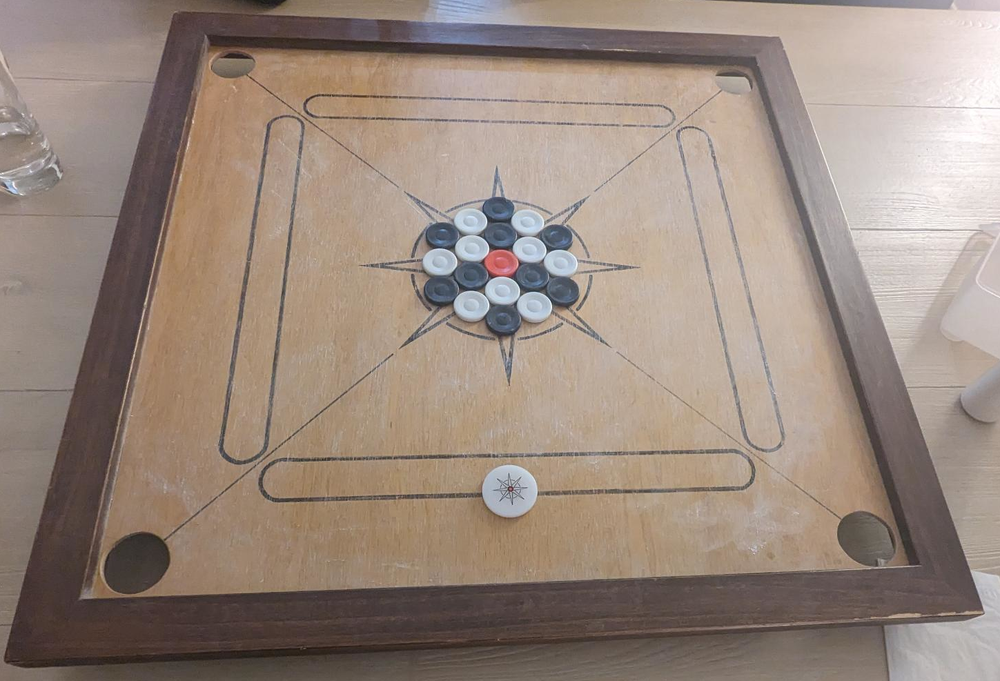
#> input picture images/board.png, 1000 x 681 px, shrunk from 1449 x 987 before the run
$ python find_canny_threshold.py
#> lines starting #> are read from the running program, lines starting #| are printed output that depends on the picture
import cv2

img = cv2.imread("images/board.png")
#> img is the input picture: shape (681, 1000, 3); mean B, G, R 125.8, 136.8, 153.1
gray = cv2.cvtColor(img, cv2.COLOR_BGR2GRAY)
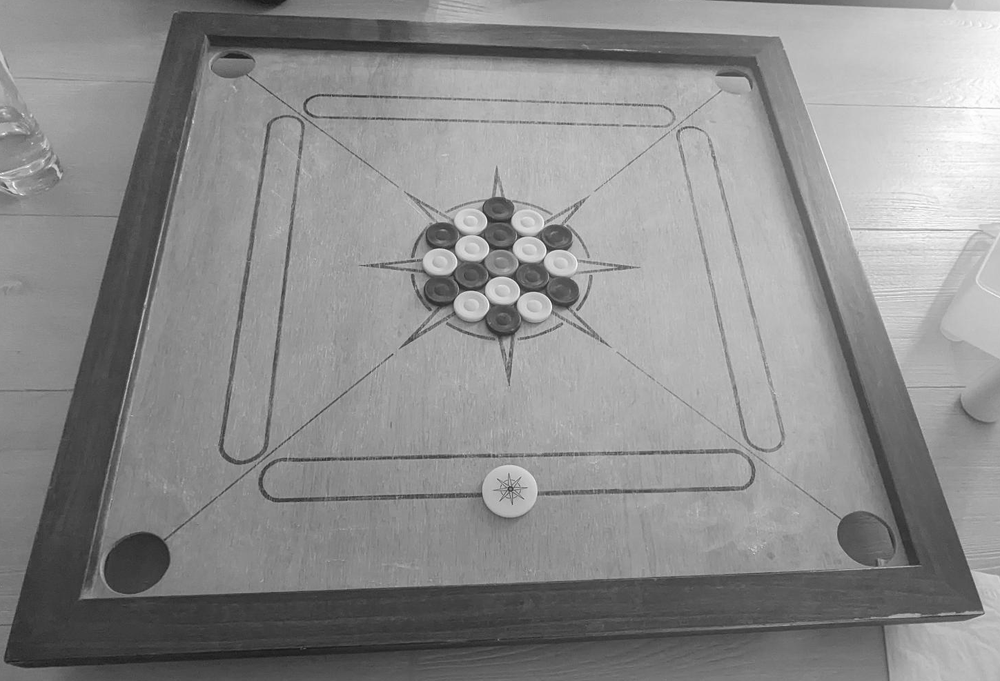
#> gray: shape (681, 1000); min 20, max 255, mean 140.4

otsu_thresh, _ = cv2.threshold(gray, 0, 255, cv2.THRESH_BINARY + cv2.THRESH_OTSU)
#> otsu_thresh = 122
thresh_upper = int(otsu_thresh)
#> thresh_upper = 122
thresh_lower = int(otsu_thresh / 2)
#> thresh_lower = 61

win_name = "Canny Edge Detection"
cv2.namedWindow(win_name)

tb_thresh_lower = "Threshold Lower"
tb_thresh_upper = "Threshold Upper"
cv2.createTrackbar(tb_thresh_lower, win_name, thresh_lower, 255, lambda x: None)
cv2.createTrackbar(tb_thresh_upper, win_name, thresh_upper, 255, lambda x: None)

while True:
    thresh_lower = cv2.getTrackbarPos(tb_thresh_lower, win_name)
    thresh_upper = cv2.getTrackbarPos(tb_thresh_upper, win_name)
    canny = cv2.Canny(img, thresh_lower, thresh_upper)
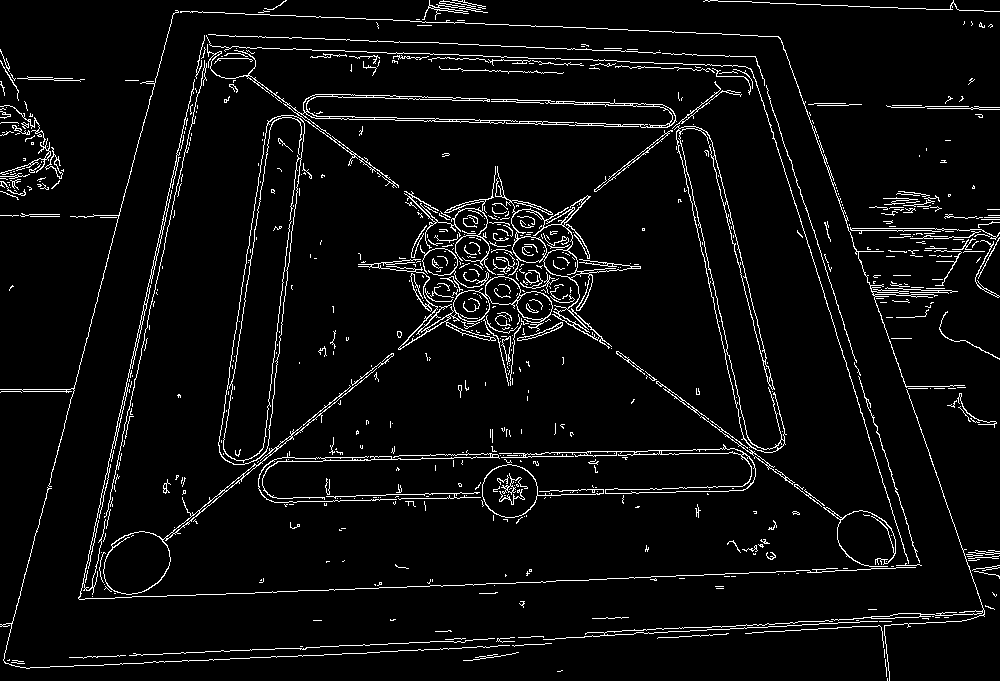
#> canny: shape (681, 1000); 5% white in thin lines or dots

    cv2.imshow(win_name, canny)

    key = cv2.waitKey(1) & 0xFF
#> (key q is pressed here)
    if key == ord("q"):
        break

cv2.destroyAllWindows()
